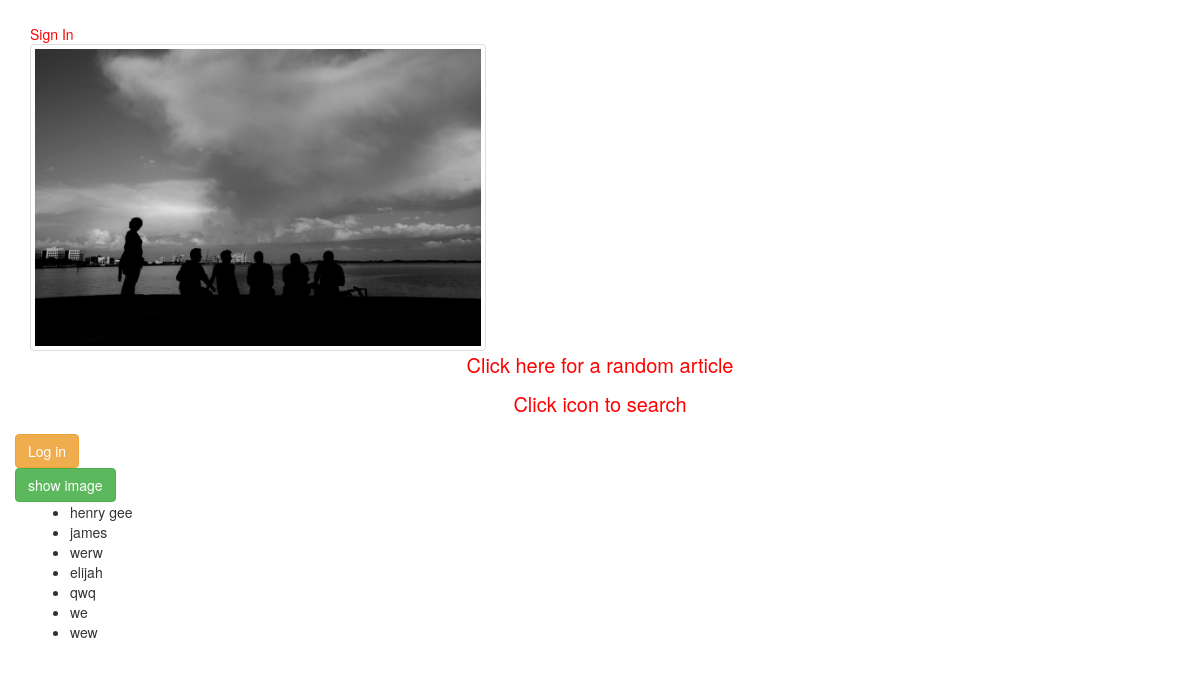
/wikipedia, run on an earlier commit of the app's database.
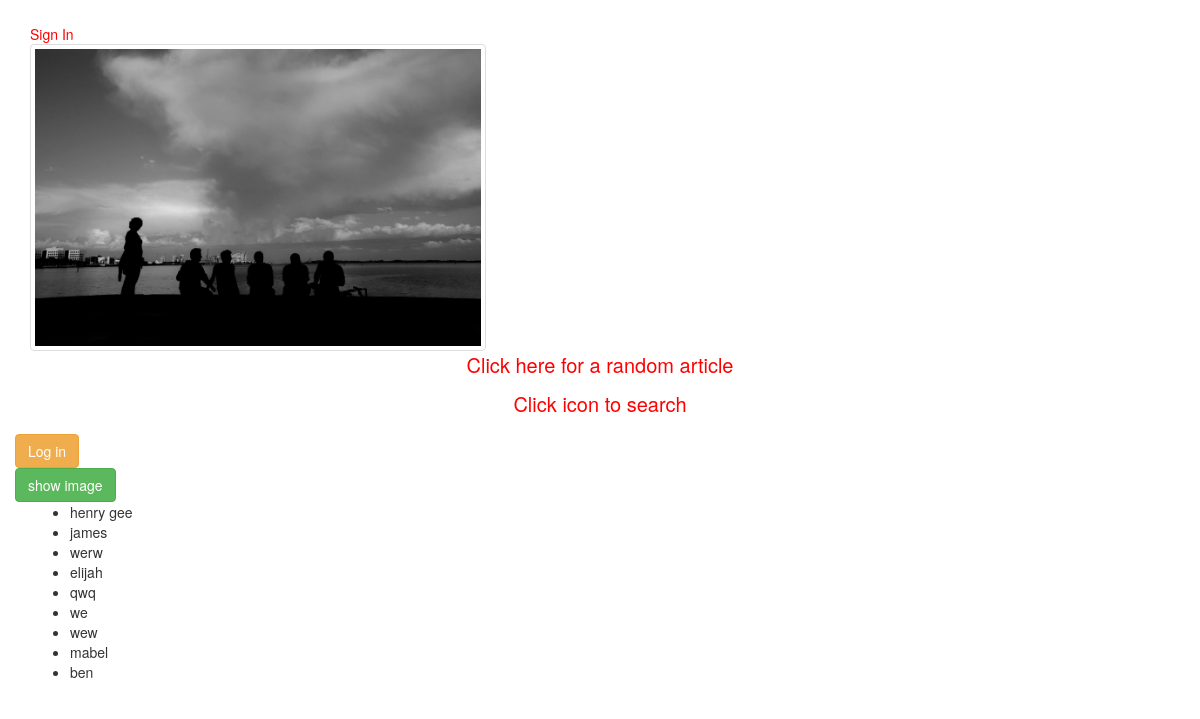
And on a later commit of the database.
### mywikipedia/models.py (models this page shows)
class Users(models.Model):
    username = models.CharField(max_length=250)
    password = models.CharField(max_length=20, blank=False, default="1234")

### mywikipedia/views.py (the view)
# urls.py: url(r'^wikipedia$', 'wikipedia', name='wikipedia'),
def wikipedia(request):
    users = Users.objects.all()
    randomurl = 'https://en.wikipedia.org/wiki/Special:Random'
    return render(request,'mywikipedia/wikipedia.html',{'users': users,'randomurl':randomurl})

### mywikipedia/templates/mywikipedia/wikipedia.html (shortened to what this page needs)
 {% load static %}
<!DOCTYPE html>
<html lang="en">
<head>
<link rel="stylesheet" href="https://maxcdn.bootstrapcdn.com/bootstrap/3.3.7/css/bootstrap.min.css">
<link rel="stylesheet" type="text/css" href="{% static 'css/style.css' %}">
</head>
<body class="container-fluid">
<div class="container-fluid">
  <div><a href="login" class="signin">Sign In</a></div>
<img class="img-responsive img-thumbnail" id="greatphoto" src="{% static 'img/sunset.jpg' %}" />
</div>
{% block body %}
<div class="text-center">
<p><a href="{{ randomurl }}" target=_blank class="random-article">Click here for a random article</a><p>
<p class="search-text">Click icon to search<p>
</div>
<form class="form" method="post">
<button type="submit" class="btn btn-warning">Log in</button>
</form>
<div class="imageviewer">
  <button class="btn btn-success" type="" id="ajax" onclick="sendAjax()">show image</button>
<div>
<div class="container">
  <ul>
  {% for user in users %}
    <li> {{ user.username }} </li>
  {% endfor %}
</ul>
</div>
{% endblock %}
</body>
</html>

What changed in the data, as far as the page shows it:
added Users: username "mabel"
added Users: username "ben"
